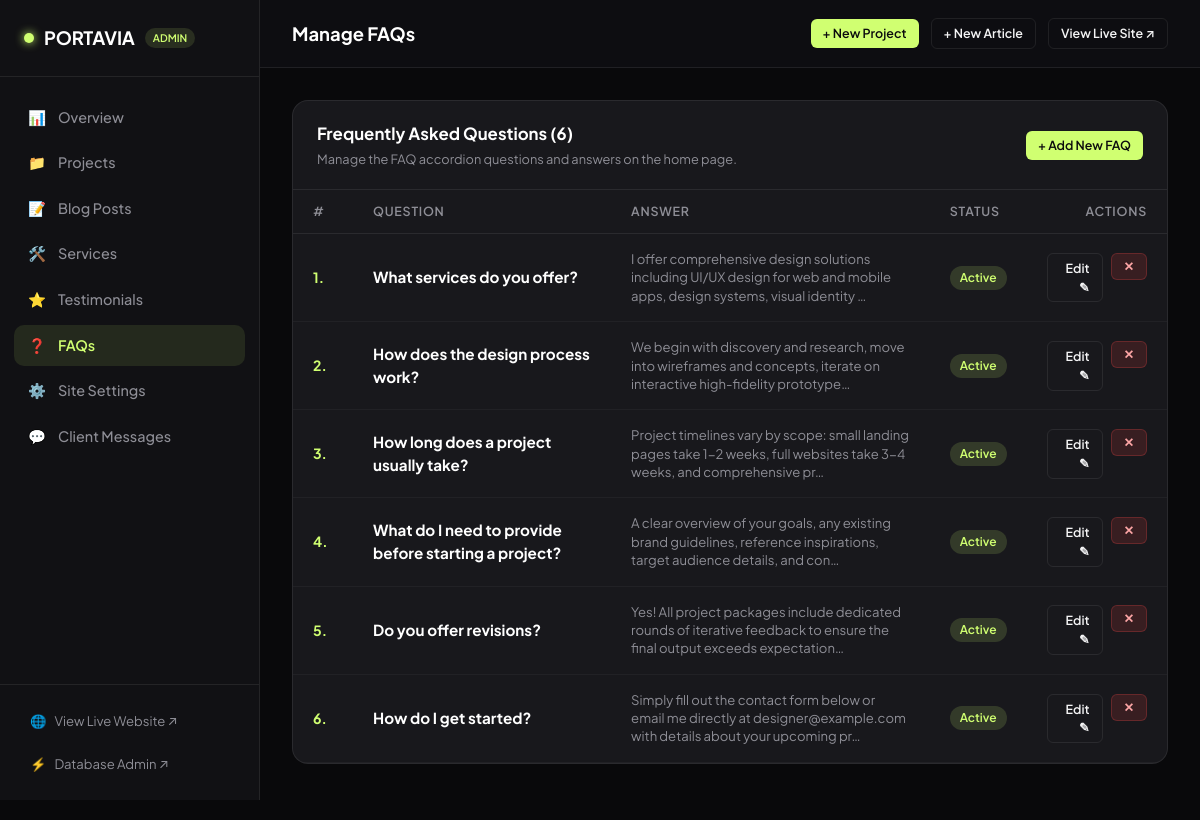
The app's page /dashboard/faqs/ with its own data.
### portfolio/models.py (models this page shows, shortened)
class FAQ(models.Model):
    order_num = models.CharField(max_length=10, default="1.")
    question = models.CharField(max_length=255)
    answer = models.TextField(blank=True)
    is_active = models.BooleanField(default=True)
    order = models.PositiveIntegerField(default=0)
    class Meta:
        ordering = ["order", "id"]

### portfolio/dashboard_views.py (the view)
# urls.py: path("dashboard/faqs/", dashboard_views.dashboard_faqs, name="dashboard_faqs"),
def dashboard_faqs(request):
    faqs = FAQ.objects.all()
    context = {
        "page_title": "Manage FAQs",
        "active_tab": "faqs",
        "faqs": faqs,
    }
    return render(request, "dashboard/faqs.html", context)

### portfolio/context_processors.py (called while the page is built)
def site_settings_context(request):
    try:
        settings = SiteSettings.get_solo()
    except Exception:
        settings = None
    return {
        'site_settings': settings
    }

### portfolio/models.py (called while the page is built)
    @classmethod
    def get_solo(cls):
        obj, created = cls.objects.get_or_create(id=1)
        return obj

### templates/dashboard/faqs.html (shortened to what this page needs)
{% extends "dashboard/base.html" %}
{% block content %}
<div class="db-card">
    <div class="db-card-header">
        <div>
            <div class="db-card-title">Frequently Asked Questions ({{ faqs.count }})</div>
            <div style="font-size: 0.8rem; color: var(--db-text-muted); margin-top: 4px;">
                Manage the FAQ accordion questions and answers on the home page.
            </div>
        </div>
        <a href="{% url 'portfolio:dashboard_faq_create' %}" class="btn btn-accent btn-sm">
            + Add New FAQ
        </a>
    </div>
    <table class="db-table">
        <thead>
            <tr>
                <th style="width: 60px;">#</th>
                <th>Question</th>
                <th>Answer</th>
                <th>Status</th>
                <th style="text-align: right;">Actions</th>
            </tr>
        </thead>
        <tbody>
            {% for f in faqs %}
                <tr>
                    <td><strong style="color: var(--db-accent);">{{ f.order_num }}</strong></td>
                    <td>
                        <strong style="color: #fff; font-size: 0.95rem;">{{ f.question }}</strong>
                    </td>
                    <td>
                        <div style="font-size: 0.82rem; color: var(--db-text-muted); max-width: 420px; line-height: 1.4;">
                            {{ f.answer|truncatechars:120 }}
                        </div>
                    </td>
                    <td>
                        {% if f.is_active %}
                            <span class="badge badge-lime">Active</span>
                        {% else %}
                            <span class="badge badge-gray">Hidden</span>
                        {% endif %}
                    </td>
                    <td style="text-align: right;">
                        <div style="display: inline-flex; gap: 8px;">
                            <a href="{% url 'portfolio:dashboard_faq_edit' f.pk %}" class="btn btn-outline btn-sm">
                                Edit ✎
                            </a>
                            <form action="{% url 'portfolio:dashboard_faq_delete' f.pk %}" method="POST" style="display: inline;" onsubmit="return confirm('Are you sure you want to delete this FAQ? It will be removed from the UI.');">
                                <button type="submit" class="btn btn-danger btn-sm" title="Delete">✕</button>
                            </form>
                        </div>
                    </td>
                </tr>
            {% empty %}
                <tr>
                    <td colspan="5" style="text-align: center; padding: 40px; color: var(--db-text-muted);">
                        No FAQs added yet. <a href="{% url 'portfolio:dashboard_faq_create' %}" style="color: var(--db-accent);">Add the first question</a>.
                    </td>
                </tr>
            {% endfor %}
        </tbody>
    </table>
</div>
{% endblock %}

### static/css/dashboard.css (style rules this page uses)
:root { --db-bg: #09090b; --db-sidebar: #111114; --db-card: #18181c; --db-card-hover: #1f1f24; --db-border: rgba(255, 255, 255, 0.08); --db-border-focus: rgba(208, 255, 113, 0.4); --db-text: #f4f4f5; --db-text-muted: #8e8e96; --db-text-dim: #52525b; --db-accent: #d0ff71; --db-accent-hover: #e2ff9e; --db-accent-glow: rgba(208, 255, 113, 0.2); --db-primary: #6366f1; --db-danger: #ef4444; --db-success: #10b981; --db-warning: #f59e0b; --radius-sm: 6px; --radius-md: 10px; --radius-lg: 16px; --radius-pill: 9999px; --font-sans: 'Plus Jakarta Sans', -apple-system, BlinkMacSystemFont, sans-serif; --font-mono: 'JetBrains Mono', monospace; }
* { box-sizing: border-box; margin: 0; padding: 0; }
body { font-family: var(--font-sans); background-color: var(--db-bg); color: var(--db-text); line-height: 1.5; display: flex; min-height: 100vh; overflow-x: hidden; }
.btn { display: inline-flex; align-items: center; gap: 8px; padding: 8px 18px; font-size: 0.85rem; font-weight: 600; border-radius: var(--radius-md); cursor: pointer; text-decoration: none; border: none; transition: all 0.2s ease; }
.btn-accent { background: var(--db-accent); color: #0b0b0d; }
.btn-outline { background: transparent; color: var(--db-text); border: 1px solid var(--db-border); }
.btn-danger { background: rgba(239, 68, 68, 0.15); color: #fca5a5; border: 1px solid rgba(239, 68, 68, 0.25); }
.btn-sm { padding: 5px 12px; font-size: 0.78rem; border-radius: var(--radius-sm); }
.db-card { background: var(--db-card); border: 1px solid var(--db-border); border-radius: var(--radius-lg); overflow: hidden; margin-bottom: 24px; }
.db-card-header { padding: 20px 24px; border-bottom: 1px solid var(--db-border); display: flex; align-items: center; justify-content: space-between; }
.db-card-title { font-size: 1.05rem; font-weight: 700; color: #fff; }
.db-table { width: 100%; border-collapse: collapse; text-align: left; }
.db-table th { padding: 12px 20px; font-size: 0.78rem; text-transform: uppercase; letter-spacing: 0.06em; color: var(--db-text-muted); border-bottom: 1px solid var(--db-border); font-weight: 600; }
.db-table td { padding: 16px 20px; border-bottom: 1px solid rgba(255, 255, 255, 0.04); font-size: 0.88rem; color: var(--db-text); vertical-align: middle; }
.badge { display: inline-flex; align-items: center; gap: 4px; font-size: 0.75rem; font-weight: 600; padding: 3px 10px; border-radius: var(--radius-pill); }
.badge-lime { background: rgba(208, 255, 113, 0.15); color: var(--db-accent); }

### records on screen
FAQ: order_num "1.", question "What services do you offer?", answer "I offer comprehensive design solutions including UI/UX design for web and mobile apps, design systems, visual identity …", is_active "Active"
FAQ: order_num "2.", question "How does the design process work?", answer "We begin with discovery and research, move into wireframes and concepts, iterate on interactive high-fidelity prototype…", is_active "Active"
FAQ: order_num "3.", question "How long does a project usually take?", answer "Project timelines vary by scope: small landing pages take 1-2 weeks, full websites take 3-4 weeks, and comprehensive pr…", is_active "Active"
FAQ: order_num "4.", question "What do I need to provide before starting a project?", answer "A clear overview of your goals, any existing brand guidelines, reference inspirations, target audience details, and con…", is_active "Active"
FAQ: order_num "5.", question "Do you offer revisions?", answer "Yes! All project packages include dedicated rounds of iterative feedback to ensure the final output exceeds expectation…", is_active "Active"
FAQ: order_num "6.", question "How do I get started?", answer "Simply fill out the contact form below or email me directly at designer@example.com with details about your upcoming pr…", is_active "Active"

### other values on screen
{{ page_title }} "Manage FAQs"
{{ faqs.count }} "6"
